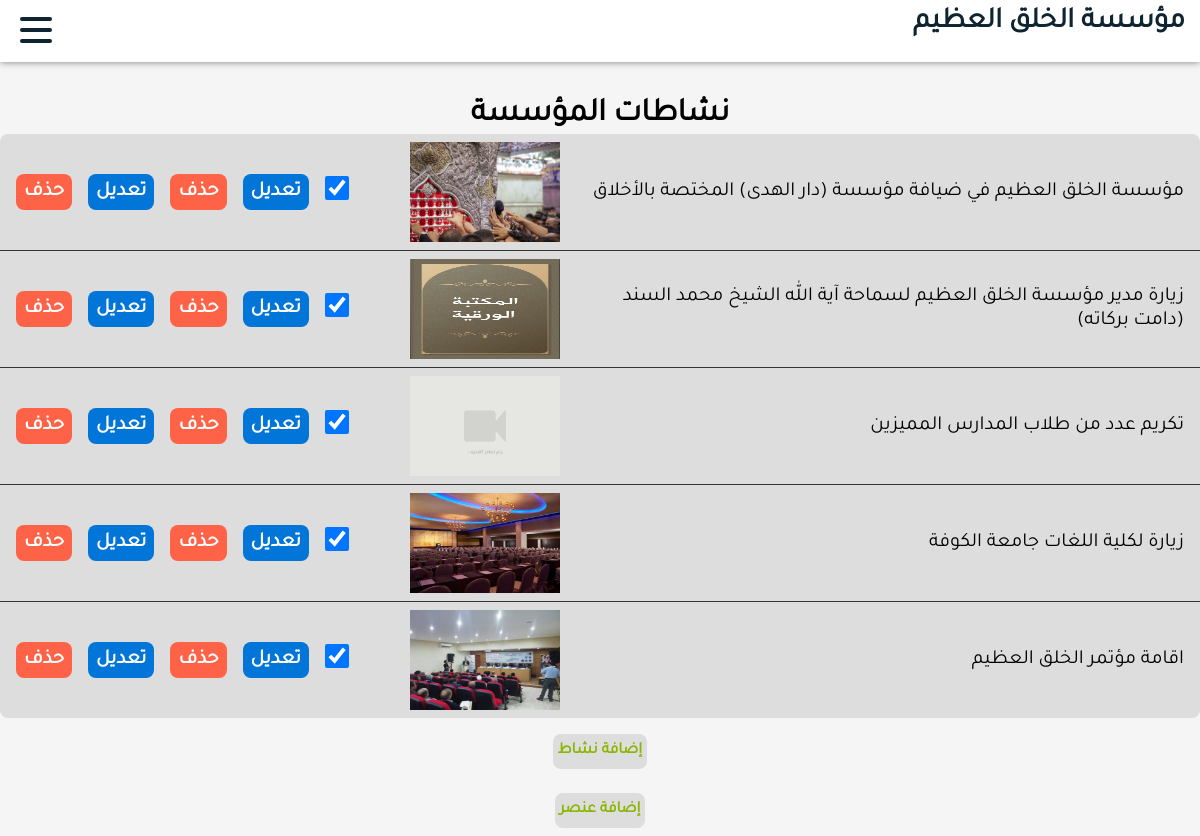
The page /dashboard/activities/ on the database as committed earlier.
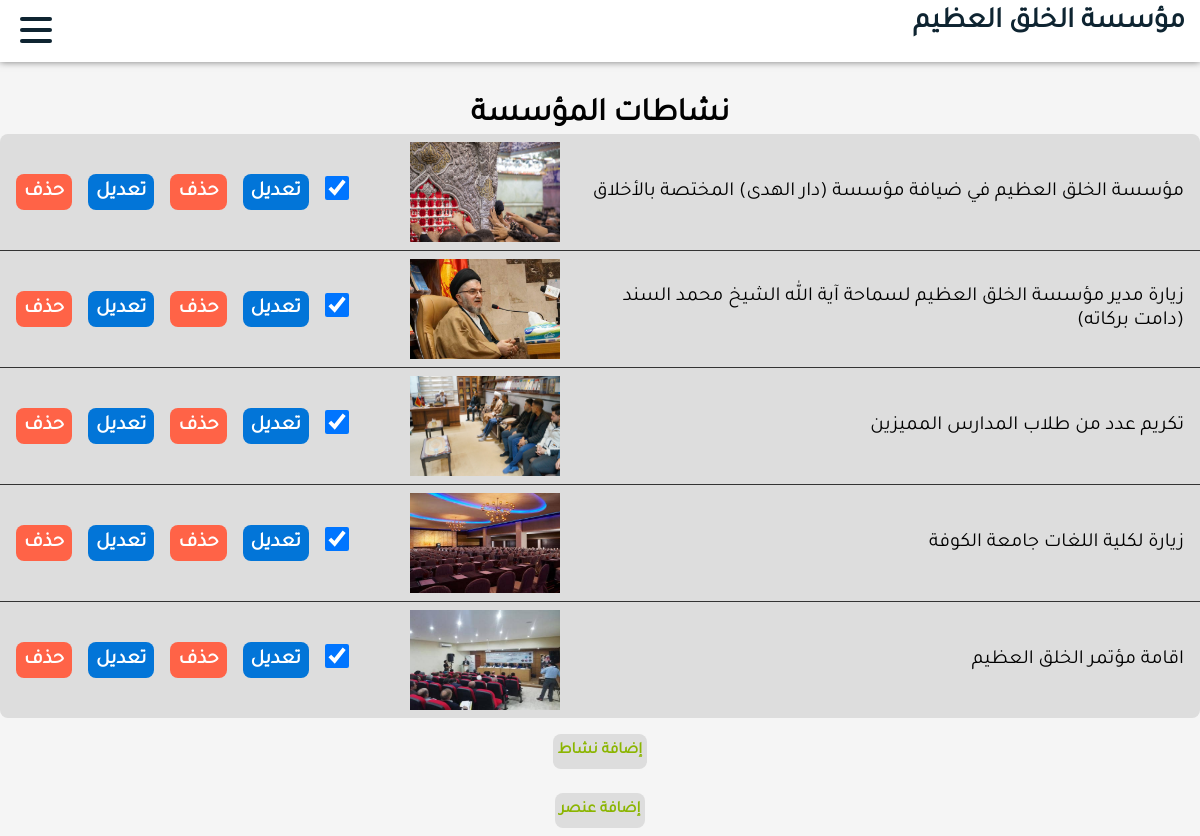
The same page on the database as committed later.
### backend/models.py (models this page shows, shortened)
class Activity(models.Model):
    title = models.CharField(max_length=1000, blank=False)
    created_at = models.DateTimeField(auto_now_add=True)
    main_img = models.ForeignKey(Image, on_delete=models.PROTECT, blank=False)
    body = models.TextField(max_length=5000, blank=False)
    img_array = models.ManyToManyField(Image, blank=True, related_name="images")
    vid_array = models.ManyToManyField(Video, blank=True, related_name="videos")
    audio = models.ForeignKey(Audio, on_delete=models.PROTECT, blank=True, null=True)
    active = models.BooleanField(default=False)
    class Meta:
        ordering = ['-created_at']

class Image(models.Model):
    image = models.ImageField(upload_to="images", blank=False)

### dashboard/views.py (the view)
# urls.py: path("activities/", views.activities, name="activities"),
def activities(request):
    activities = Activity.objects.all()
    section = {
        "image":True,
        "activities":True
    }
    context = {"items":activities,"section":section}
    return render(request, "dashboard/items.html", context)

### backend/context_processors.py (called while the page is built)
def pages(request):
    pages = Page.objects.order_by("order")
    return {'pages': pages}

### dashboard/templates/dashboard/items.html (shortened to what this page needs)
{% extends "dashboard/layout.html" %}
{% block body %}
    {% include "dashboard/menu.html" %}
    <div class="items">
        {% if section.activities %}
        <h1 class="itemsTitle">نشاطات المؤسسة</h1>
        {% elif section.productions %}
        <h1 class="itemsTitle">نتاجات المؤسسة</h1>
        {% endif %}
        <div class="itemsContainer">
            {% for item in items %}
            <div class="item">
                <p>{{ item.title }}</p>
                {% if section.image %}
                <img width="150" height="100" src="{{ item.main_img.image.url }}" alt="">
                {% endif %}
                <div class="buttons">
                    {% if section.activities %}
                    <form action="{% url 'dashboard:activate-activity' item.id %}" method="POST">
                        <input onchange="this.form.submit()" class="checkbox" type="checkbox"
                        {% if item.active == True %}
                        checked
                        {% endif %}
                        >
                    </form>
                    <a class="button buttonEdit" href="{% url 'dashboard:update-activity' item.id %}">تعديل</a>
                    <a class="button buttonDanger" href="{% url 'dashboard:delete-activity' item.id %}">حذف</a>
                    {% endif %}
                    <a class="button buttonEdit" href="{% url 'dashboard:update-item' page.slug item.id %}">تعديل</a>
                    <a class="button buttonDanger" href="{% url 'dashboard:delete-item' page.slug item.id %}">حذف</a>
                </div>
            </div>
            {% empty %}
            <p>لا توجد عناصر.</p>
            {% endfor %}
        </div>
        {% if section.activities %}
        <a class="button buttonPrimary" href="{% url 'dashboard:create-activity' %}">إضافة نشاط</a>
        {% elif section.productions %}
        <a class="button buttonPrimary" href="{% url 'dashboard:create-production' %}">إضافة نتاج</a>
        {% elif section.library %}
        <a class="button buttonPrimary" href="{% url 'dashboard:create-book' %}">إضافة كتاب</a>
        {% endif %}
        <a class="button buttonPrimary" href="{% url 'dashboard:create-item' page.slug %}">إضافة عنصر</a>
    </div>
{% endblock %}

Rows that differ between the two databases and show on the page:
changed Activity "زيارة مدير مؤسسة الخلق العظيم لسماحة آية الله الشيخ محمد السند (دامت بركاته)": main_img.image: a different picture
changed Activity "تكريم عدد من طلاب المدارس المميزين": main_img.image: picture added in place of a placeholder
